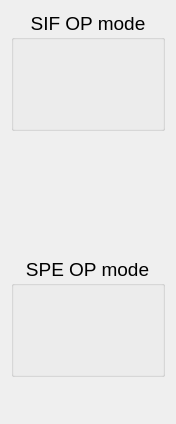
  <widget class="QWidget" name="layoutWidget" >
   <property name="geometry" >
    <rect>
     <x>0</x>
     <y>0</y>
     <width>149</width>
     <height>424</height>
    </rect>
   </property>
   <layout class="QVBoxLayout" >
    <item>
     <widget class="QGroupBox" name="groupBox" >
      <property name="maximumSize" >
       <size>
        <width>250</width>
        <height>150</height>
       </size>
      </property>
      <property name="font" >
       <font>
        <pointsize>14</pointsize>
       </font>
      </property>
      <property name="autoFillBackground" >
       <bool>false</bool>
      </property>
      <property name="title" >
       <string>SIF OP mode</string>
      </property>
      <property name="alignment" >
       <set>Qt::AlignHCenter</set>
      </property>
      <property name="flat" >
       <bool>false</bool>
      </property>
      <property name="checkable" >
       <bool>false</bool>
      </property>
      <layout class="QVBoxLayout" >
       <property name="spacing" >
        <number>6</number>
       </property>
       <property name="leftMargin" >
        <number>9</number>
       </property>
       <property name="rightMargin" >
        <number>9</number>
       </property>
       <item>
        <widget class="CABoButton" name="caBoButton_28" >
         <property name="minimumSize" >
          <size>
           <width>0</width>
           <height>70</height>
          </size>
         </property>
         <property name="maximumSize" >
          <size>
           <width>16777215</width>
           <height>70</height>
          </size>
         </property>
         <property name="font" >
          <font>
           <pointsize>14</pointsize>
          </font>
         </property>
         <property name="align" stdset="0" >
          <enum>CABoButton::Row</enum>
         </property>
         <property name="pvname" >
          <string>VSS_SIF_MODE</string>
         </property>
         <property name="truelabel" >
          <string>Remote</string>
         </property>
         <property name="falselabel" >
          <string>Local</string>
         </property>
         <property name="selColor" >
          <color>
           <red>0</red>
           <green>255</green>
           <blue>0</blue>
          </color>
         </property>
        </widget>
       </item>
      </layout>
     </widget>
    </item>
    <item>
     <spacer>
      <property name="orientation" >
       <enum>Qt::Vertical</enum>
      </property>
      <property name="sizeType" >
       <enum>QSizePolicy::Fixed</enum>
      </property>
      <property name="sizeHint" >
       <size>
        <width>20</width>
        <height>120</height>
       </size>
      </property>
     </spacer>
    </item>
    <item>
     <layout class="QVBoxLayout" >
      <property name="spacing" >
       <number>2</number>
      </property>
     </layout>
    </item>
    <item>
     <widget class="QGroupBox" name="groupBox_4" >
      <property name="maximumSize" >
       <size>
        <width>250</width>
        <height>150</height>
       </size>
      </property>
      <property name="font" >
       <font>
        <pointsize>14</pointsize>
       </font>
      </property>
      <property name="autoFillBackground" >
       <bool>false</bool>
      </property>
      <property name="title" >
       <string>SPE OP mode</string>
      </property>
      <property name="alignment" >
       <set>Qt::AlignHCenter</set>
      </property>
      <property name="flat" >
       <bool>false</bool>
      </property>
      <property name="checkable" >
       <bool>false</bool>
      </property>
      <layout class="QVBoxLayout" >
       <property name="spacing" >
        <number>6</number>
       </property>
       <property name="leftMargin" >
        <number>9</number>
       </property>
       <property name="rightMargin" >
        <number>9</number>
       </property>
       <item>
        <widget class="CABoButton" name="caBoButton_30" >
         <property name="minimumSize" >
          <size>
           <width>0</width>
           <height>70</height>
          </size>
         </property>
         <property name="maximumSize" >
          <size>
           <width>16777215</width>
           <height>70</height>
          </size>
         </property>
         <property name="font" >
          <font>
           <pointsize>14</pointsize>
          </font>
         </property>
         <property name="align" stdset="0" >
          <enum>CABoButton::Row</enum>
         </property>
         <property name="pvname" >
          <string>VSS_SPE_MODE</string>
         </property>
         <property name="truelabel" >
          <string>Remote</string>
         </property>
         <property name="falselabel" >
          <string>Local</string>
         </property>
         <property name="selColor" >
          <color>
           <red>0</red>
           <green>255</green>
           <blue>0</blue>
          </color>
         </property>
        </widget>
       </item>
      </layout>
     </widget>
    </item>
    <item>
     <spacer>
      <property name="orientation" >
       <enum>Qt::Vertical</enum>
      </property>
      <property name="sizeHint" >
       <size>
        <width>20</width>
        <height>40</height>
       </size>
      </property>
     </spacer>
    </item>
   </layout>
  </widget>
